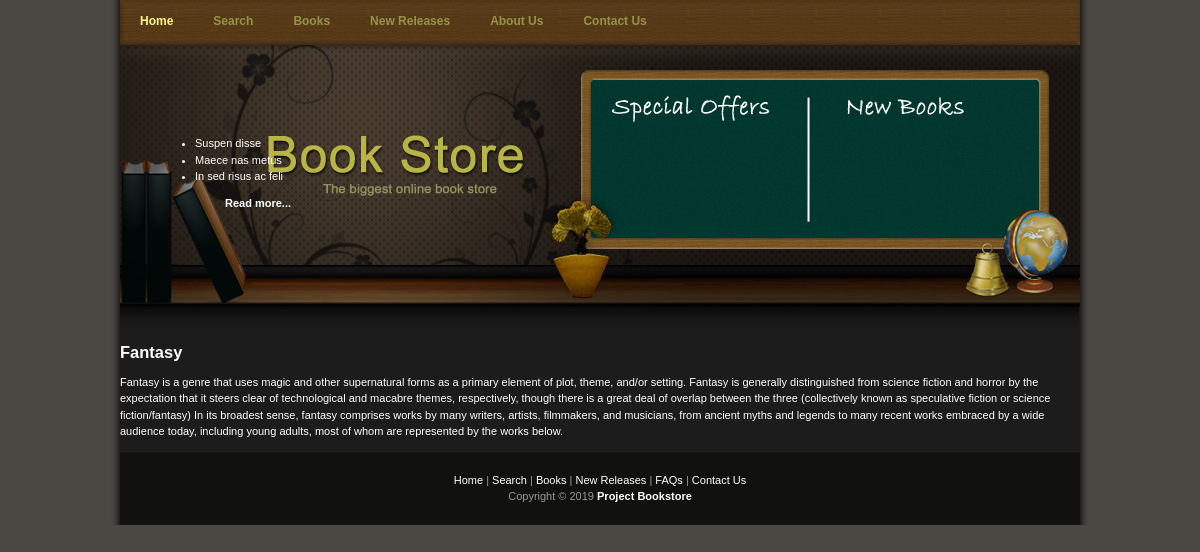
The page /tag.php?tag=Fantasy on the database its author committed.
### tables this page shows
CREATE TABLE IF NOT EXISTS `tag` (
  `name` varchar(20) NOT NULL,
  `description` text NOT NULL
);

### lib/sanitizers_validators.php (called while the page is built)
<?php
function sanitizeName($name) {
    return $name;
}
?>

### tag.php (the view, shortened to what this page needs)
<?php
    require_once "templates/header.html.php";
?>
<?php
require "lib/sanitizers_validators.php";
$tag = sanitizeName($_GET["tag"]);
$tag_query = "SELECT name,description FROM bookstore.tag WHERE name = '{$tag}'";
$tags = $connection->query($tag_query)->fetch_assoc();
?>
<div id="tag">
    <div id="tag-name">
        <h2> <?php echo $tags["name"]; ?></h2>
        <div class="tag-description">
            <?php
            echo $tags["description"];
            ?>
        </div>
    </div>
</div>
<?php
require_once "templates/footer.html.php"
?>

### templates/header.html.php (shortened to what this page needs)
<!DOCTYPE html PUBLIC "-//W3C//DTD XHTML 1.0 Transitional//EN" "http://www.w3.org/TR/xhtml1/DTD/xhtml1-transitional.dtd">
<html xmlns="http://www.w3.org/1999/xhtml">
<head>
    <link href="/assets/css/common_style.css" rel="stylesheet" type="text/css" />
</head>
<body>
<div id="container">
    <div id="menu">
        <ul>
            <li><a href="/" class="current">Home</a></li>
            <li><a href="subpage.html">Search</a></li>
            <li><a href="subpage.html">Books</a></li>
            <li><a href="/index.php?sort=new-releases">New Releases</a></li>
            <li><a href="/about.php">About Us</a></li>
            <li><a href="/contact.php">Contact Us</a></li>
        </ul>
    </div>
    <div id="header">
        <div id="new_books">
            <ul>
                <li>Suspen disse</li>
                <li>Maece nas metus</li>
                <li>In sed risus ac feli</li>
            </ul>
            <a href="subpage.html" style="margin-left: 50px;">Read more...</a>
        </div>
    </div>

### templates/footer.html.php (shortened to what this page needs)
<div id="footer">
    <a href="/index.php">Home</a> | <a href="subpage.html">Search</a> | <a href="subpage.html">Books</a> | <a href="/index.php?sort=new-releases">New Releases</a> | <a href="/about.php">FAQs</a> | <a href="/contact.php">Contact Us</a><br />
    Copyright © 2019 <a href="#"><strong>Project Bookstore</strong></a>
</div>
</div>
</body>
</html>

### assets/css/common_style.css (style rules this page uses)
body { margin: 0; padding: 0; line-height: 1.5em; font-family: Verdana, Arial, san-serif; font-size: 11px; color: #ffffff; background: #4b4743; }
a:link, a:visited { color: #e6e154; text-decoration: none; font-weight: bold; }
#container { width: 960px; margin: 0 auto; padding: 0 10px; background: #1c1c1b url(/templates/images/templatemo_bg.jpg) repeat-y; }
#menu { clear: both; width: 960px; height: 45px; background: url(../../templates/images/templatemo_menu_bg.jpg) no-repeat; }
#menu ul { padding: 13px 0 0 0; margin: 0; list-style: none; }
#menu ul li { display: inline; }
#menu ul li a { float: left; padding: 0 20px; font-size: 12px; font-weight: bold; text-align: center; text-decoration: none; color: #969547; }
#menu li a:hover, #menu li .current { color: #fcf88e; }
#header { clear: both; width: 960px; height: 285px; padding: 0; margin: 0; background: url(../../templates/images/templatemo_header_bg.jpg) no-repeat; }
#header a,a:hover { color: #ffffff; }
#header #new_books { float: left; margin-top: 90px; margin-left: 55px; width: 180px; }
#new_books ul { margin: 0 0 10px 0; padding: 0 0 0 20px; }
#new_books li { margin: 0; padding: 0; }
#footer { clear: both; width: 960px; padding: 20px 0px 20px 0; text-align: center; border-top: 1px solid #25211e; color: #999; background-color: #111110; }
#footer a { color: #fff; font-weight: normal; }

### rows shown on the page
tag: name "Fantasy", description "Fantasy is a genre that uses magic and other supernatural forms as a primary element of plot, theme, and/or setting. Fantasy is generally distinguished from science fiction and horror by the expectation that it steers clear of technological and macabre themes, respectively, though there is a great deal of overlap between the three (collectively known as speculative fiction or science fiction/fantasy) In its broadest sense, fantasy comprises works by many writers, artists, filmmakers, and musicians, from ancient myths and legends to many recent works embraced by a wide audience today, including young adults, most of whom are represented by the works below."
